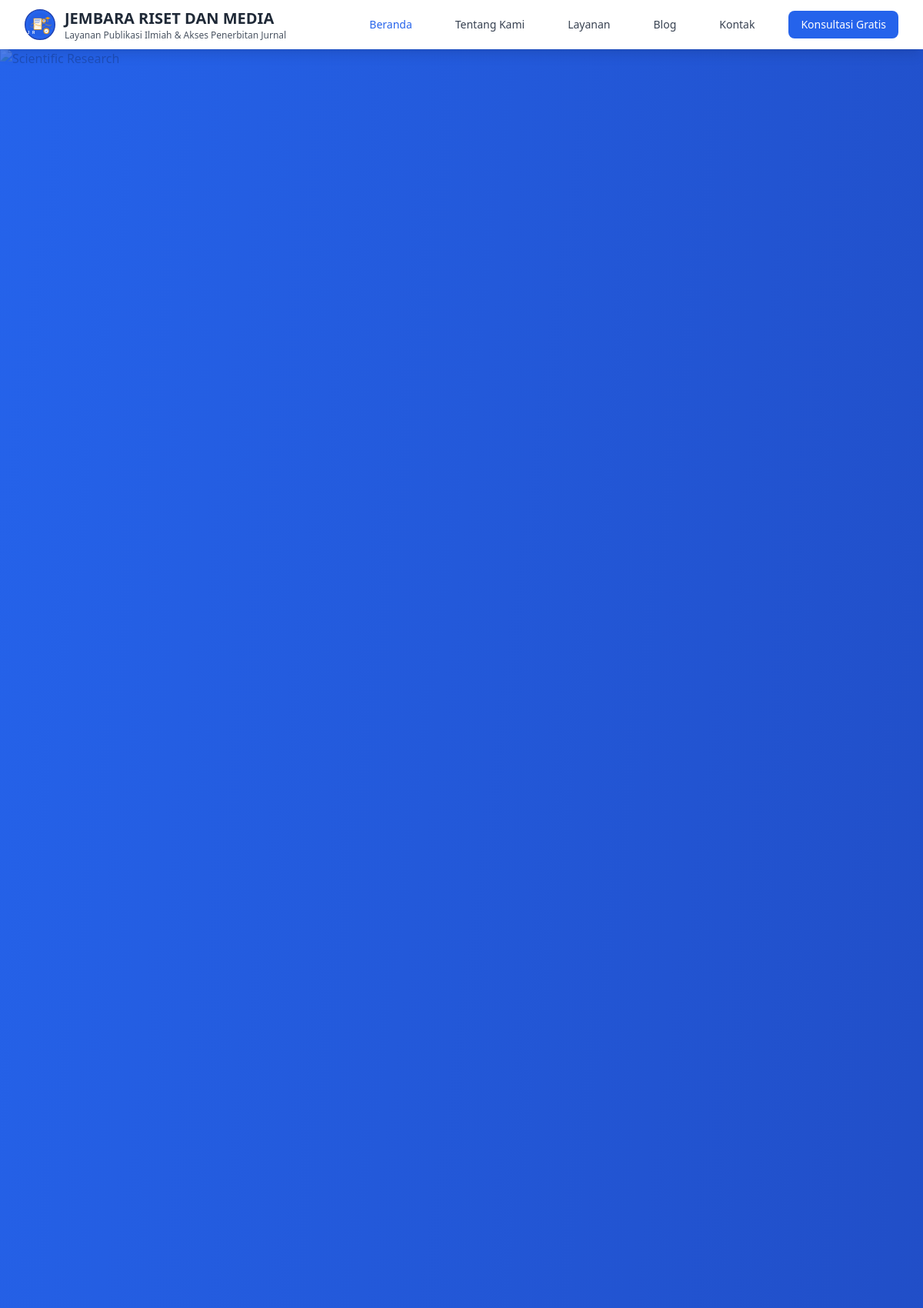
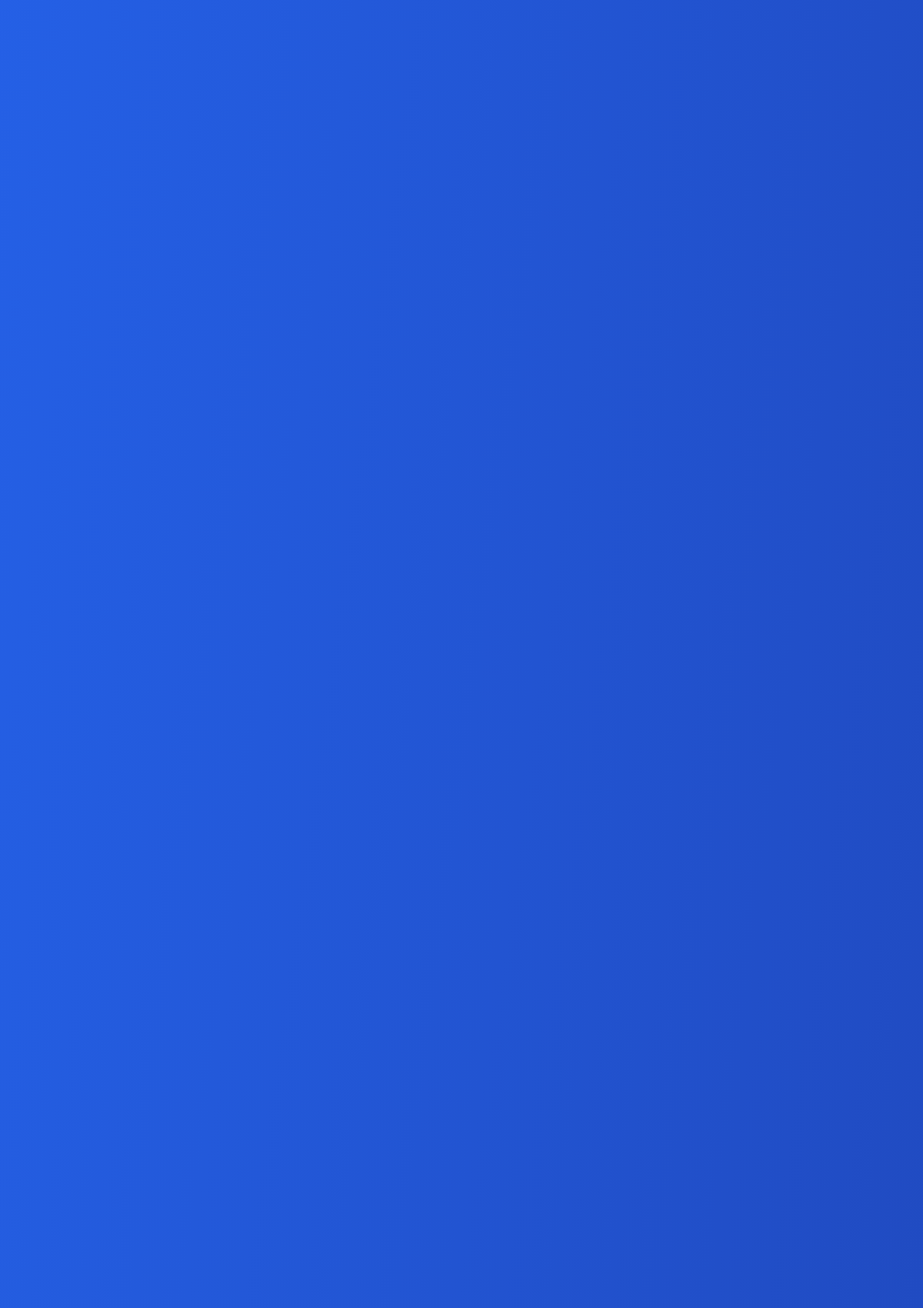
The page / (upper part) on the database its author committed (2 pictures, top to bottom).
### tables this page shows
CREATE TABLE website_settings (
    id INT AUTO_INCREMENT PRIMARY KEY,
    setting_key VARCHAR(100) UNIQUE NOT NULL,
    setting_value TEXT,
    setting_type ENUM('text', 'textarea', 'image', 'color', 'number') DEFAULT 'text',
    created_at TIMESTAMP DEFAULT CURRENT_TIMESTAMP,
    updated_at TIMESTAMP DEFAULT CURRENT_TIMESTAMP ON UPDATE CURRENT_TIMESTAMP
);

### config/database.php (called while the page is built, shortened)
<?php
class Database {
    private $host = 'localhost';
    private $username = 'root';
    private $password = '';
    private $database = 'jembara_website';
    private $connection;
    private function connect() {
        $this->connection = new mysqli($this->host, $this->username, $this->password, $this->database);
        $this->connection->set_charset("utf8mb4");
    }
    public function prepare($sql) {
        return $this->connection->prepare($sql);
    }
}
?>

### config/config.php (called while the page is built, shortened)
<?php
require_once __DIR__ . '/database.php';
$db = new Database();
function getSetting($key, $default = '') {
    global $db;
    $stmt = $db->prepare("SELECT setting_value FROM website_settings WHERE setting_key = ?");
    $stmt->bind_param("s", $key);
    $stmt->execute();
    $result = $stmt->get_result();
    if ($result && $result->num_rows > 0) {
        return $result->fetch_assoc()['setting_value'];
    }
    return $default;
}
?>

### includes/functions.php (called while the page is built, shortened)
<?php
require_once __DIR__ . '/../config/config.php';
function getPageTitle($page = '') {
    $siteTitle = getSetting('site_title', 'JEMBARA RISET DAN MEDIA');
    return empty($page) ? $siteTitle : $page . ' - ' . $siteTitle;
}
?>

### index.php (the view, shortened to what this page needs)
<?php
include 'includes/header.php';
?>
<section class="relative bg-gradient-to-br from-primary to-secondary min-h-screen flex items-center overflow-hidden">
    <div class="absolute inset-0 opacity-20">
        <img src="https://pixabay.com/get/g8335bad221d8d74dbb3242b22d93d85f8b7b73ed6c0633eb0928cc0a74f1d38a22011e715bac45b816fd8aaa593cfbad37e252989e2c355873e2240008dd6d19_1280.jpg" alt="Scientific Research" class="w-full h-full object-cover">
    </div>
</section>
<?php include 'includes/footer.php'; ?>

### includes/header.php (shortened to what this page needs)
<?php
require_once __DIR__ . '/../config/config.php';
require_once __DIR__ . '/functions.php';
$currentPage = basename($_SERVER['PHP_SELF'], '.php');
$siteTitle = getSetting('site_title', 'JEMBARA RISET DAN MEDIA');
?>
<!DOCTYPE html>
<html lang="id">
<head>
    <title><?php echo getPageTitle(); ?></title>
    <script src="https://cdn.tailwindcss.com"></script>
    <link rel="stylesheet" href="https://cdnjs.cloudflare.com/ajax/libs/font-awesome/6.0.0/css/all.min.css">
    <link rel="stylesheet" href="<?php echo SITE_URL; ?>/assets/css/style.css">
</head>
<body class="bg-gray-50">
    <nav class="bg-white shadow-lg fixed w-full top-0 z-50">
        <div class="max-w-7xl mx-auto px-4 sm:px-6 lg:px-8">
            <div class="flex justify-between items-center h-16">
                <div class="flex items-center space-x-3">
                    <img src="<?php echo SITE_URL; ?>/assets/images/logo.svg" alt="<?php echo $siteTitle; ?>" class="h-10 w-10">
                    <div class="hidden md:block">
                        <h1 class="text-xl font-bold text-gray-800"><?php echo $siteTitle; ?></h1>
                        <p class="text-xs text-gray-600"><?php echo getSetting('business_field', 'Layanan Publikasi Ilmiah'); ?></p>
                    </div>
                </div>
                <div class="hidden md:flex items-center space-x-8">
                    <a href="<?php echo SITE_URL; ?>/" class="<?php echo $currentPage == 'index' ? 'text-primary' : 'text-gray-700 hover:text-primary'; ?> px-3 py-2 text-sm font-medium transition-colors">
                        Beranda
                    </a>
                    <a href="<?php echo SITE_URL; ?>/pages/about.php" class="<?php echo $currentPage == 'about' ? 'text-primary' : 'text-gray-700 hover:text-primary'; ?> px-3 py-2 text-sm font-medium transition-colors">
                        Tentang Kami
                    </a>
                    <a href="<?php echo SITE_URL; ?>/pages/services.php" class="<?php echo $currentPage == 'services' ? 'text-primary' : 'text-gray-700 hover:text-primary'; ?> px-3 py-2 text-sm font-medium transition-colors">
                        Layanan
                    </a>
                    <a href="<?php echo SITE_URL; ?>/pages/blog.php" class="<?php echo $currentPage == 'blog' || $currentPage == 'blog-detail' ? 'text-primary' : 'text-gray-700 hover:text-primary'; ?> px-3 py-2 text-sm font-medium transition-colors">
                        Blog
                    </a>
                    <a href="<?php echo SITE_URL; ?>/pages/contact.php" class="<?php echo $currentPage == 'contact' ? 'text-primary' : 'text-gray-700 hover:text-primary'; ?> px-3 py-2 text-sm font-medium transition-colors">
                        Kontak
                    </a>
                    <a href="<?php echo SITE_URL; ?>/pages/contact.php" class="bg-primary text-white px-4 py-2 rounded-lg text-sm font-medium hover:bg-secondary transition-colors">
                        Konsultasi Gratis
                    </a>
                </div>
            </div>
        </div>
    </nav>
    <div class="pt-16">

### assets/css/style.css (style rules this page uses)
html { scroll-behavior: smooth; }

### rows shown on the page
website_settings: setting_value "JEMBARA RISET DAN MEDIA"
website_settings: setting_value "Layanan Publikasi Ilmiah & Akses Penerbitan Jurnal"
